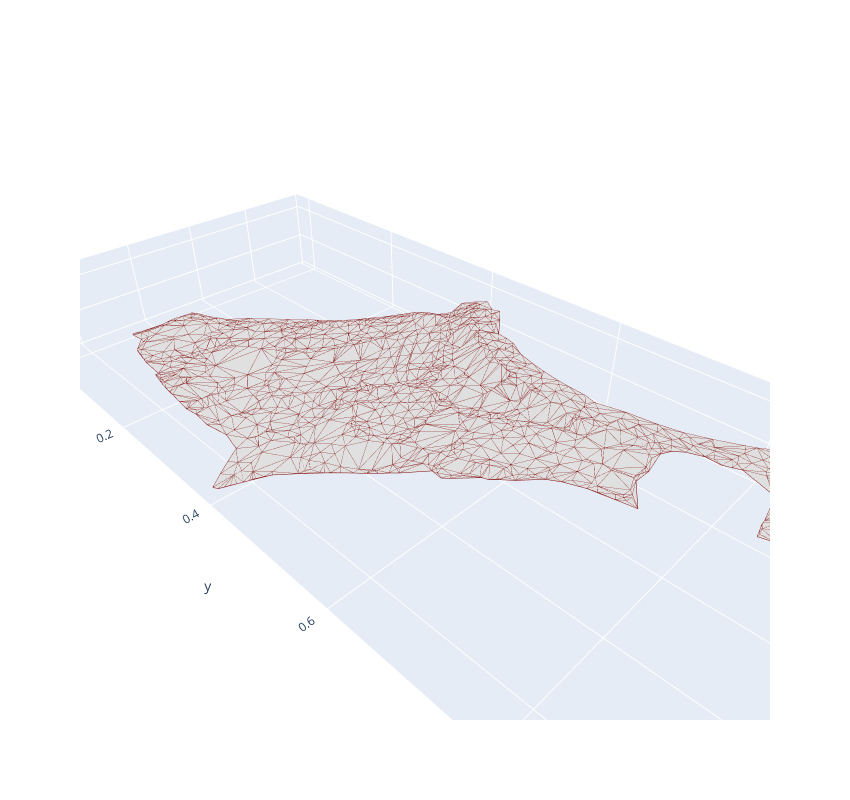

The code cell stored with this chart in its notebook:
### Code cell
jd.display(m)

### Figure 1 — Plotly figure (JSON) as saved in the notebook; plotly's stock layout.template omitted (floating-point values rounded to 4 significant figures; data arrays with more than 128 entries replaced by an {"elided": "..."} marker saying what was removed)
{"data": [{"color": "#dddddd", "flatshading": false, "i": {"elided": "2359 int values"}, "j": {"elided": "2359 int values"}, "k": {"elided": "2359 int values"}, "type": "mesh3d", "x": {"elided": "1248 float values"}, "y": {"elided": "1248 float values"}, "z": {"elided": "1248 float values"}}, {"hoverinfo": "none", "line": {"color": "rgb(125,0,0)", "width": 1}, "mode": "lines", "type": "scatter3d", "x": {"elided": "10818 float values"}, "y": {"elided": "10818 float values"}, "z": {"elided": "10818 float values"}}], "layout": {"height": 800, "scene": {"aspectmode": "data"}, "width": 850}}
